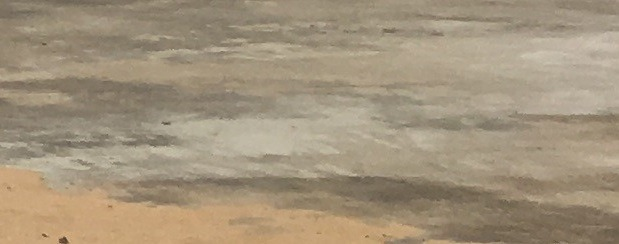
#> input picture lane_segmentation/sample_test_negative.jpg, 619 x 244 px
$ python test.py
#> lines starting #> are read from the running program, lines starting #| are printed output that depends on the picture; after the words box and inside, x2 and y2 are one past the last pixel; in counts of white or black regions, pixels touching at a corner belong together
#!/usr/bin/env python2
# -*- coding: utf-8 -*-
"""
Created on Tue Jun  2 09:23:21 2020

@author: ros
"""

#!/usr/bin/env python2
# -*- coding: utf-8 -*-
"""
Created on Sat May 30 16:57:38 2020

@author: ros
"""

import numpy as np
import cv2
import time
from scipy.stats import t


def clustering(sample_img):
    Z = sample_img.reshape((-1,3))
    Z = np.float32(Z)

    NUMBER_OF_CLUSTERS = 3

    criteria = (cv2.TERM_CRITERIA_EPS + cv2.TERM_CRITERIA_MAX_ITER, \
                NUMBER_OF_CLUSTERS, 1.0)
    flags = cv2.KMEANS_RANDOM_CENTERS

    global labels
    global centers
    t0 = time.time()
    compactness,labels,centers = cv2.kmeans(Z,NUMBER_OF_CLUSTERS,\
                                            None,criteria,3,flags)


    centers = np.uint8(centers)
    #res = centers[labels.flatten()]
    #res2 = res.reshape((sample_img.shape))

    '''
    We perform the MASKING operations on the Z to filter out pixels belong to
    their corresponding labels
    Point estimates of distributions are mean and variance [[mean, variance]n]
    '''
    '''
    point_estimates = []
    for i in range(NUMBER_OF_CLUSTERS):
        label_index = (labels==i)
        boolean_index = np.dstack([label_index[:,0]]*3)[0]
        values_of_labels = Z[boolean_index].reshape((-1,3))

        #Covariance of three image channels calculations
        var0  = np.var(values_of_labels[:,0])
        var1  = np.var(values_of_labels[:,1])
        var2  = np.var(values_of_labels[:,2])

        point_estimates.append([centers[i], [var0,var1,var2]])
    #print(1/(time.time() - t0))
    '''

    point_estimates = []
    for i in range(NUMBER_OF_CLUSTERS):
        label_index = (labels==i)
        boolean_index = np.dstack([label_index[:,0]]*3)[0]
        values_of_labels = Z[boolean_index].reshape((-1,3))

        #Covariance of three image channels calculations
        var0  = np.var(values_of_labels[:,0])
        var1  = np.var(values_of_labels[:,1])
        var2  = np.var(values_of_labels[:,2])
        var   = np.array(np.array([var0, var1, var2]))
        std   = np.sqrt(np.array([var0, var1, var2]))

        point_estimate = {}
        point_estimate['center'] = centers[i]
        point_estimate['standard_deviation'] = std
        point_estimate['90percentile'] = np.array([
                                       t.interval(0.90, 100, loc=centers[i][0], scale=var[0]),
                                       t.interval(0.90, 100, loc=centers[i][1], scale=var[1]),
                                       t.interval(0.90, 100, loc=centers[i][2], scale=var[2])])
        point_estimates.append(point_estimate)

    return point_estimates

'''
Todo
Use color cluster to figure out most common color in a region from positive and negative samples
With their variance, pick the color range that minimize covariance
'''

sample_img_positive = cv2.imread('sample_test_negative.jpg')
#> sample_img_positive is the input picture: shape (244, 619, 3); mean B, G, R 123.8, 147.2, 162.3
sample_img_positive = cv2.cvtColor(sample_img_positive, cv2.COLOR_BGR2HSV)
#> sample_img_positive: shape (244, 619, 3); mean H, S, V 18.6, 60.2, 162.3
sample_img_positive = cv2.resize(sample_img_positive, (0,0), fx=0.2, fy=0.2)
#> sample_img_positive: shape (49, 124, 3); mean H, S, V 18.6, 60.4, 162.3
positive_point_estimates = clustering(sample_img_positive)
#> in clustering, `compactness,labels,centers = cv2.kmeans(Z,NUMBER_OF_CLUSTERS,\ None,cr..`: compactness = 1590608; labels = 6076 values, max 2 at index 4092, min 0 at index 27, mean 0.443; centers = [[19.13, 52.96, 165.1], [18.2, 63.18, 130], [16.35, 95.23, 191.2]]
#> in clustering, `centers = np.uint8(centers)`: centers = [[19, 52, 165], [18, 63, 129], [16, 95, 191]]
#> the loop in clustering, `for i in range(NUMBER_OF_CLUSTERS):` made 3 passes
#> (var0, var1, var2, std) on passes 1 to 3: (2.97, 88.47, 196.1, [1.72, 9.41, 14]), (2.71, 94.06, 64.63, [1.65, 9.7, 8.04]), (0.627, 69.19, 192.8, [0.792, 8.32, 13.88])
#> after the loop in clustering, `for i in range(NUMBER_OF_CLUSTERS):`: point_estimates = 3 items
#> positive_point_estimates = 3 items

predicted_img = cv2.imread('test.jpg')
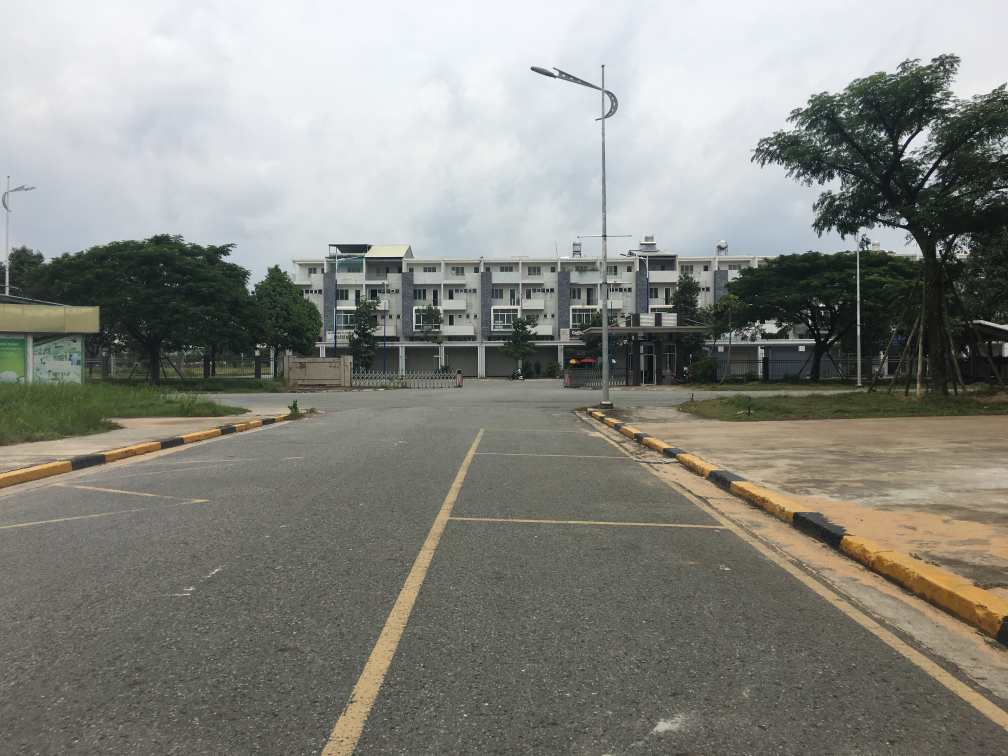
#> input picture lane_segmentation/test.jpg, 4032 x 3024 px (shown at 1/4 size)
#> predicted_img is the input picture: shape (3024, 4032, 3); mean B, G, R 129, 135.5, 134.8
hsv_predicted_img = cv2.cvtColor(predicted_img, cv2.COLOR_BGR2HSV)
#> hsv_predicted_img: shape (3024, 4032, 3); mean H, S, V 58.2, 32, 139.7
output = np.zeros((predicted_img.shape[0], predicted_img.shape[1]))

for i in range(3):
    percentile_85 = positive_point_estimates[i]['90percentile']
    frame_thresh = cv2.inRange(hsv_predicted_img, percentile_85[:,0], percentile_85[:,1])
    output = output + frame_thresh
#> this loop made 3 passes
#> percentile_85 on passes 1 to 3: [[14.07, 23.93], [-94.88, 198.9], [-160.6, 490.6]], [[13.5, 22.5], [-93.15, 219.2], [21.7, 236.3]], [[14.96, 17.04], [-19.87, 209.9], [-129.1, 511.1]]
#> pass 1, `frame_thresh = cv2.inRange(hsv_predicted_img, percentile_85[:,0], perc..`:
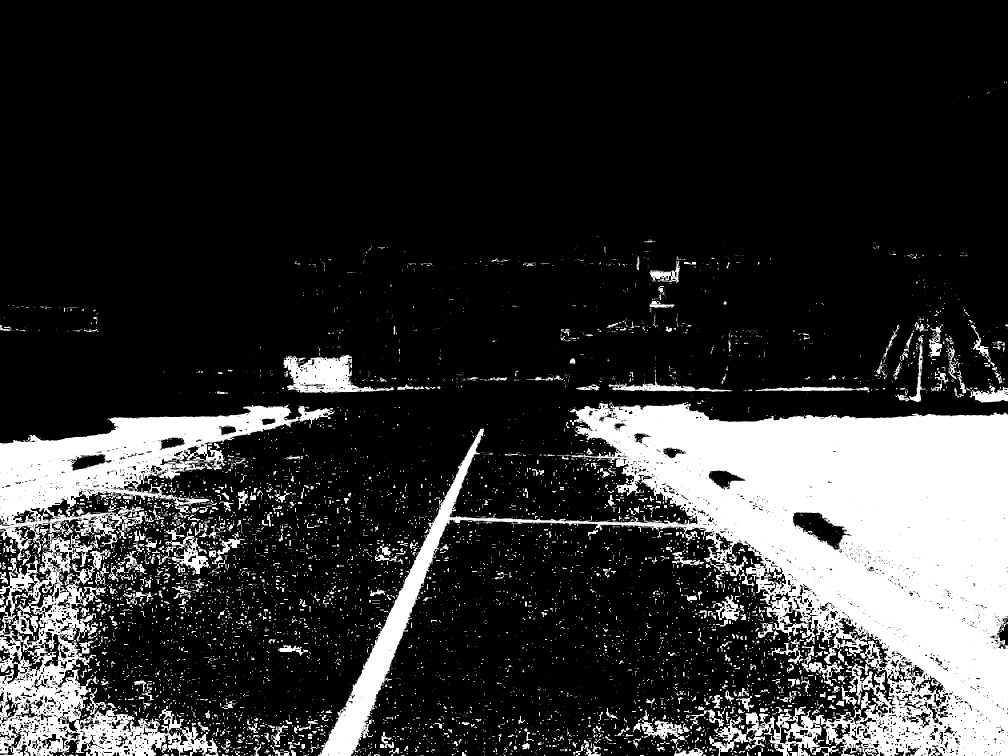
#> frame_thresh: shape (3024, 4032) (shown at 1/4 size); 19.3% white; 6805 white regions (4356 under 20 px), largest, box (x1, y1, x2, y2) and area: (1272, 1611, 4032, 3024) 1478442, (0, 1616, 1338, 3024) 501186, (1134, 1420, 1576, 1572) 33200
#> pass 2, `frame_thresh = cv2.inRange(hsv_predicted_img, percentile_85[:,0], perc..`:
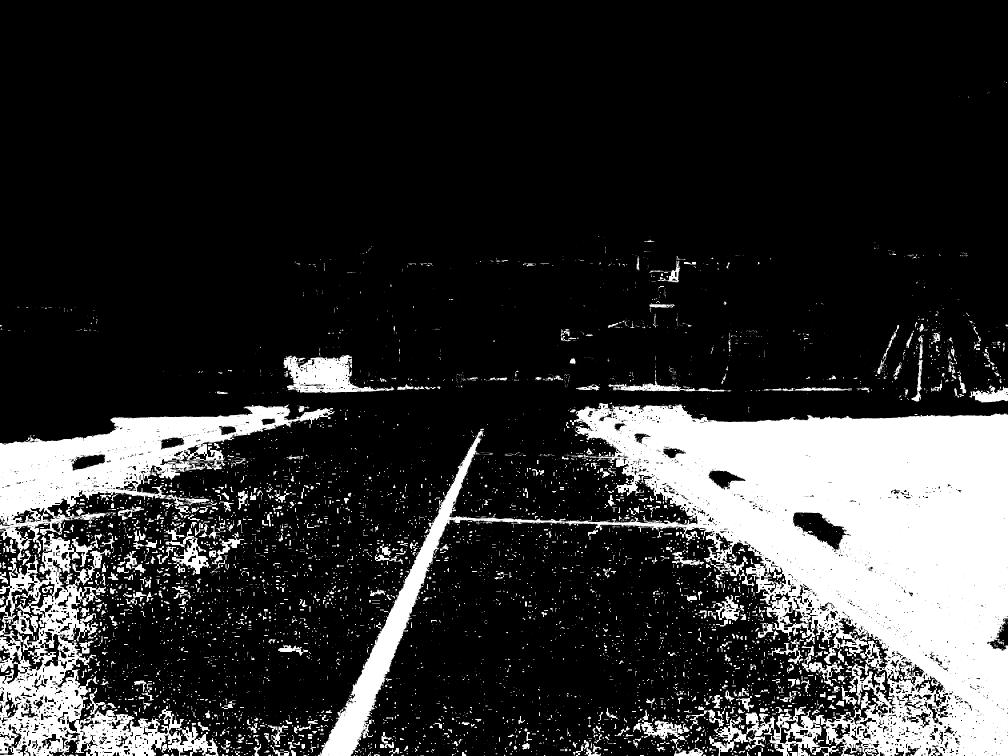
#> frame_thresh: shape (3024, 4032) (shown at 1/4 size); 18.8% white; 5802 white regions (3536 under 20 px), largest, box (x1, y1, x2, y2) and area: (1272, 1611, 4032, 3024) 1465939, (0, 1616, 1338, 3024) 483527, (1134, 1420, 1576, 1572) 33310
#> after the loop:
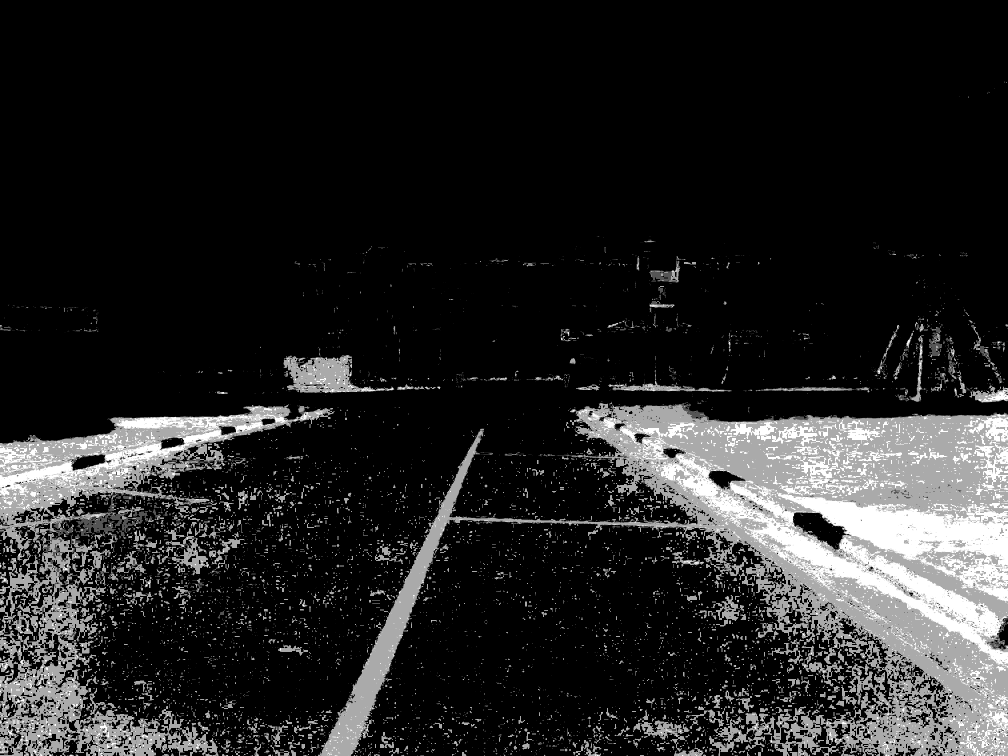
#> output: shape (3024, 4032) float64 (shown at 1/4 size); min 0, max 765, mean 108.6; drawn with min black and max white

#output = cv2.GaussianBlur(output,(15,15),cv2.BORDER_DEFAULT)
cv2.imwrite('output_pre_processed.jpg', output)
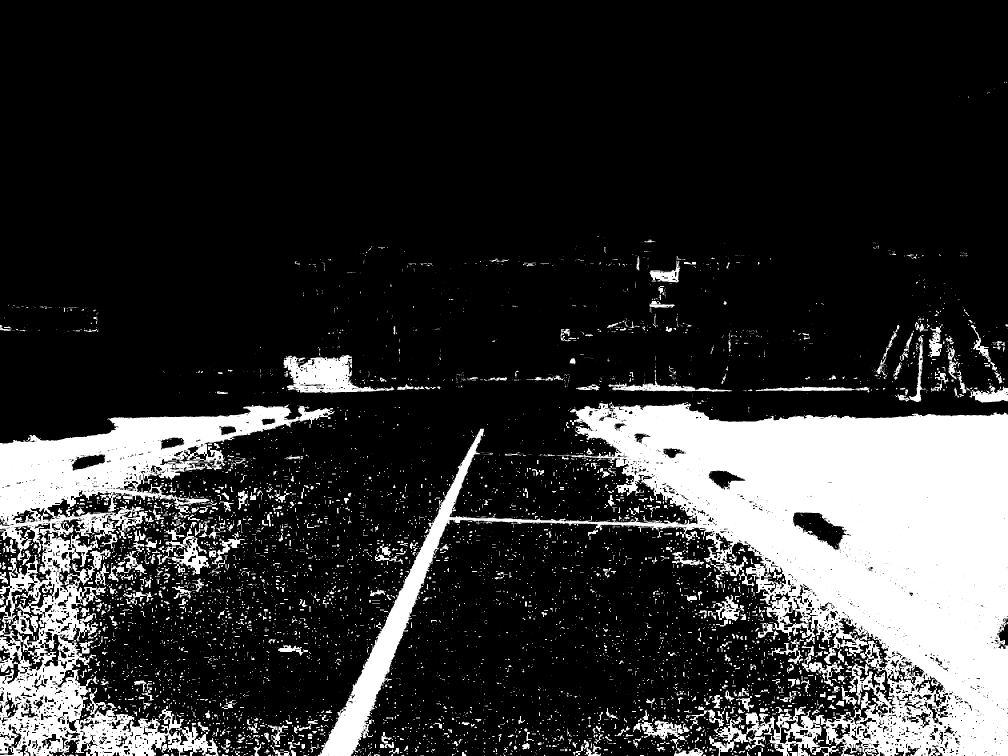
#> saved as output_pre_processed.jpg: shape (3024, 4032) (shown at 1/4 size); 19.5% white; 6493 white regions (4048 under 20 px), largest, box (x1, y1, x2, y2) and area: (1272, 1611, 4032, 3024) 1483058, (0, 1616, 1338, 3024) 519789, (1134, 1420, 1576, 1572) 33509

'''
result = result.reshape((predicted_img.shape[0], predicted_img.shape[1]))
result = result*255
cv2.imwrite('test_result_HSV.jpg', result)
'''

'''
from scipy.stats import multivariate_normal

input_fit = sample_img_positive.reshape((-1,3))
dis = multivariate_normal(mean=positive_point_estimates[1][0], cov=positive_point_estimates[1][1])
result = []
for i in input_fit:
    result.append(dis.pdf(i))

result = np.array(result)
print(np.max(result))
print(np.min(result))
'''


#sample_RGB = cv2.cvtColor(sample, cv2.COLOR_BGR2RGB)


#cv2.imshow('test', res2)
#cv2.waitKey(0)
